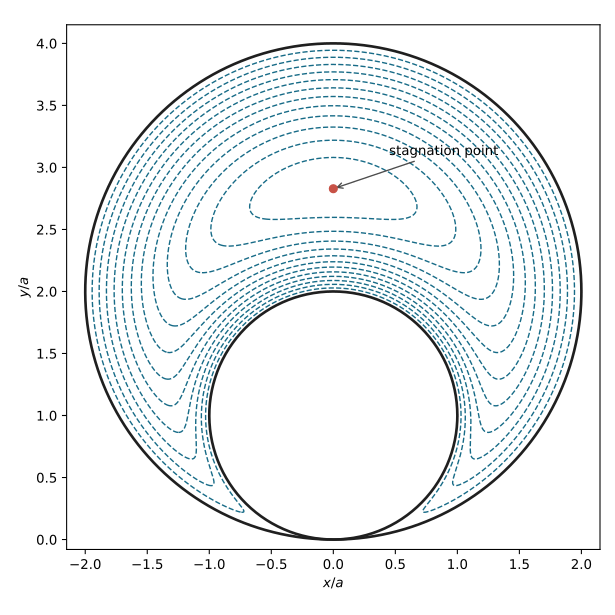

The script that drew this image:
#!/usr/bin/env python3
"""Plot the Stokes streamlines in 2020 Part II Paper 1, Question 39B."""

from pathlib import Path

import matplotlib.pyplot as plt
import numpy as np


OUTPUT = Path(__file__).with_suffix(".svg")

plt.rcParams["svg.hashsalt"] = "codex-wiki"

a = 1.0
x = np.linspace(-2.15, 2.15, 700)
y = np.linspace(-0.08, 4.15, 700)
xx, yy = np.meshgrid(x, y)
r = np.hypot(xx, yy)
sin_theta = np.divide(yy, r, out=np.zeros_like(r), where=r > 0)

inside_outer = xx**2 + (yy - 2 * a) ** 2 <= (2 * a) ** 2
outside_inner = xx**2 + (yy - a) ** 2 >= a**2
fluid = inside_outer & outside_inner & (r > 1e-5)

psi = np.full_like(r, np.nan)
psi[fluid] = (
    sin_theta[fluid]
    / r[fluid]
    * (r[fluid] - 2 * a * sin_theta[fluid])
    * (r[fluid] - 4 * a * sin_theta[fluid])
)

fig, ax = plt.subplots(figsize=(6.4, 6.4))
levels = np.linspace(np.nanmin(psi) * 0.94, np.nanmin(psi) * 0.08, 12)
ax.contour(xx, yy, psi, levels=np.sort(levels), colors="#176b87", linewidths=1.05)

angle = np.linspace(0, 2 * np.pi, 600)
ax.plot(a * np.cos(angle), a + a * np.sin(angle), color="0.12", linewidth=2)
ax.plot(2 * a * np.cos(angle), 2 * a + 2 * a * np.sin(angle), color="0.12", linewidth=2)
ax.scatter([0], [2 * np.sqrt(2) * a], color="#c75146", s=34, zorder=4)
ax.annotate(
    "stagnation point",
    (0, 2 * np.sqrt(2) * a),
    xytext=(0.45, 3.1),
    arrowprops={"arrowstyle": "->", "color": "0.3"},
)
ax.set_aspect("equal")
ax.set_xlim(-2.15, 2.15)
ax.set_ylim(-0.08, 4.15)
ax.set_xlabel("$x/a$")
ax.set_ylabel("$y/a$")
fig.tight_layout()
fig.savefig(OUTPUT, metadata={"Date": None})
